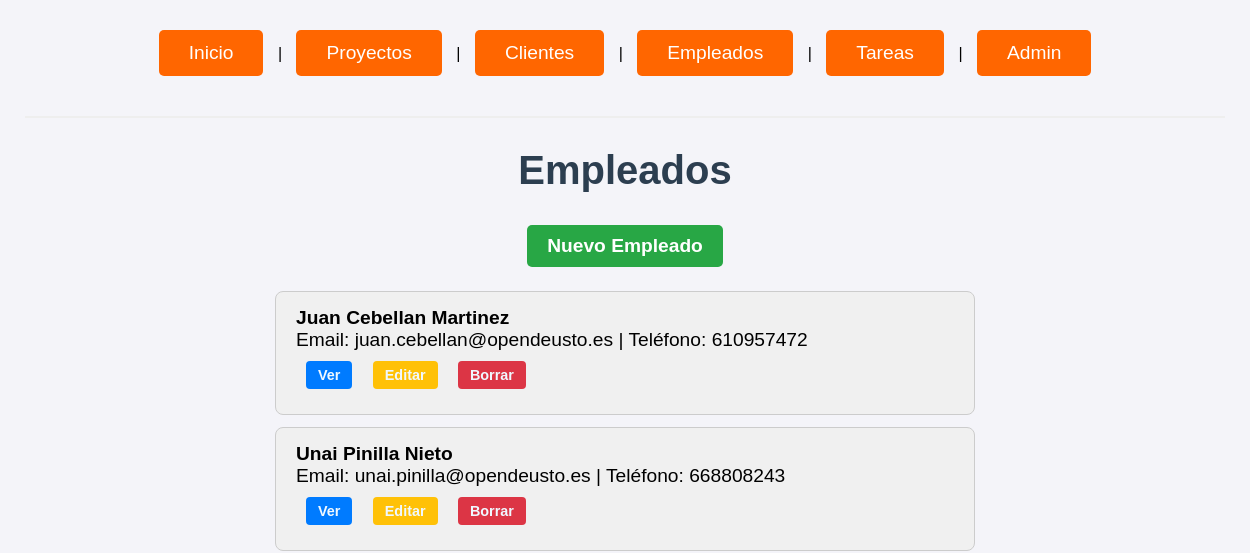
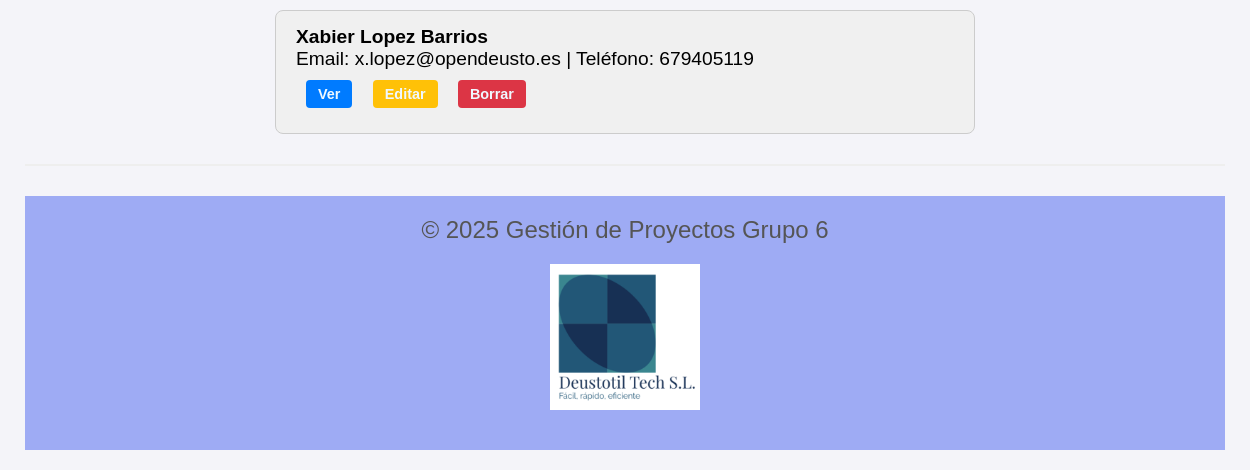
/empleados/, run on an earlier commit of the app's database (2 pictures, top to bottom).
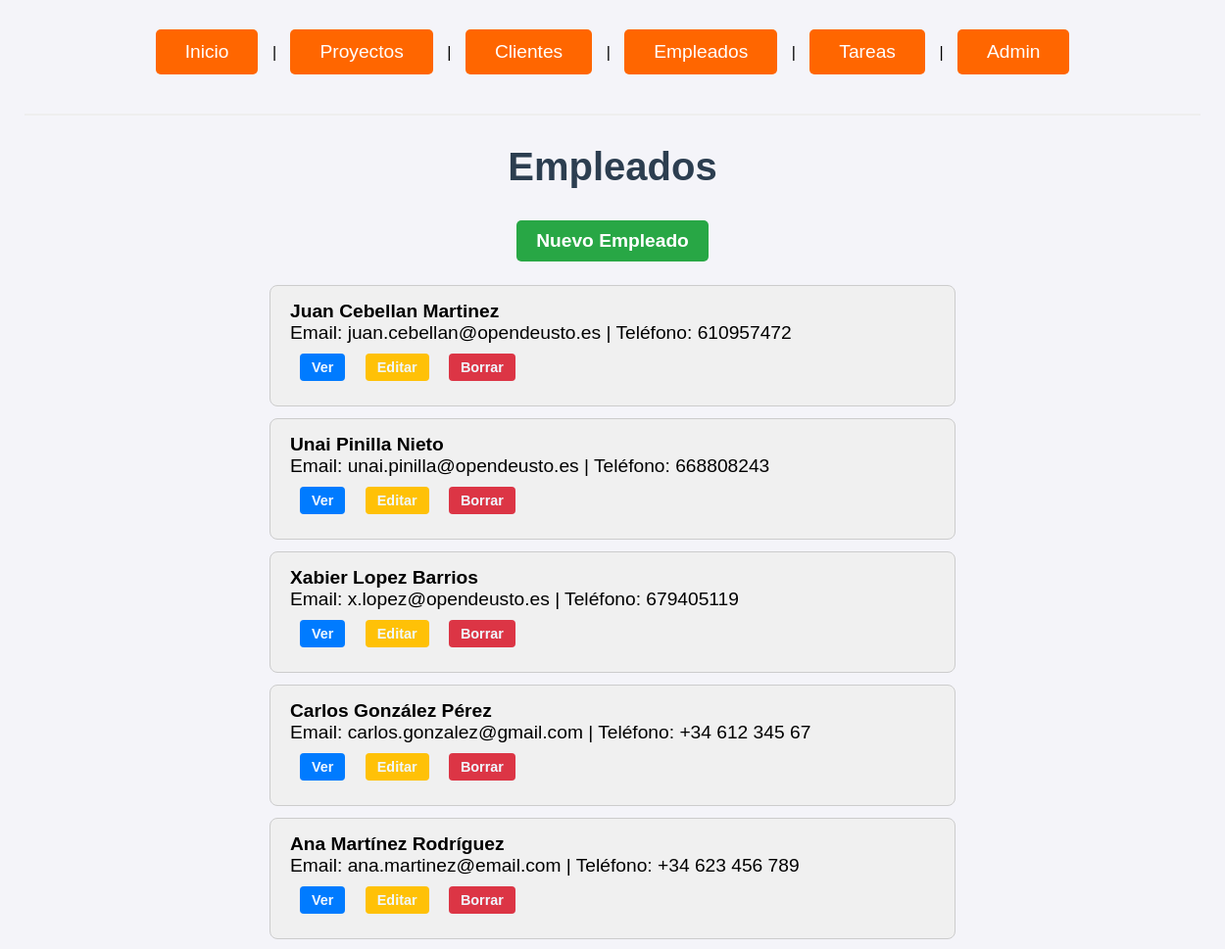
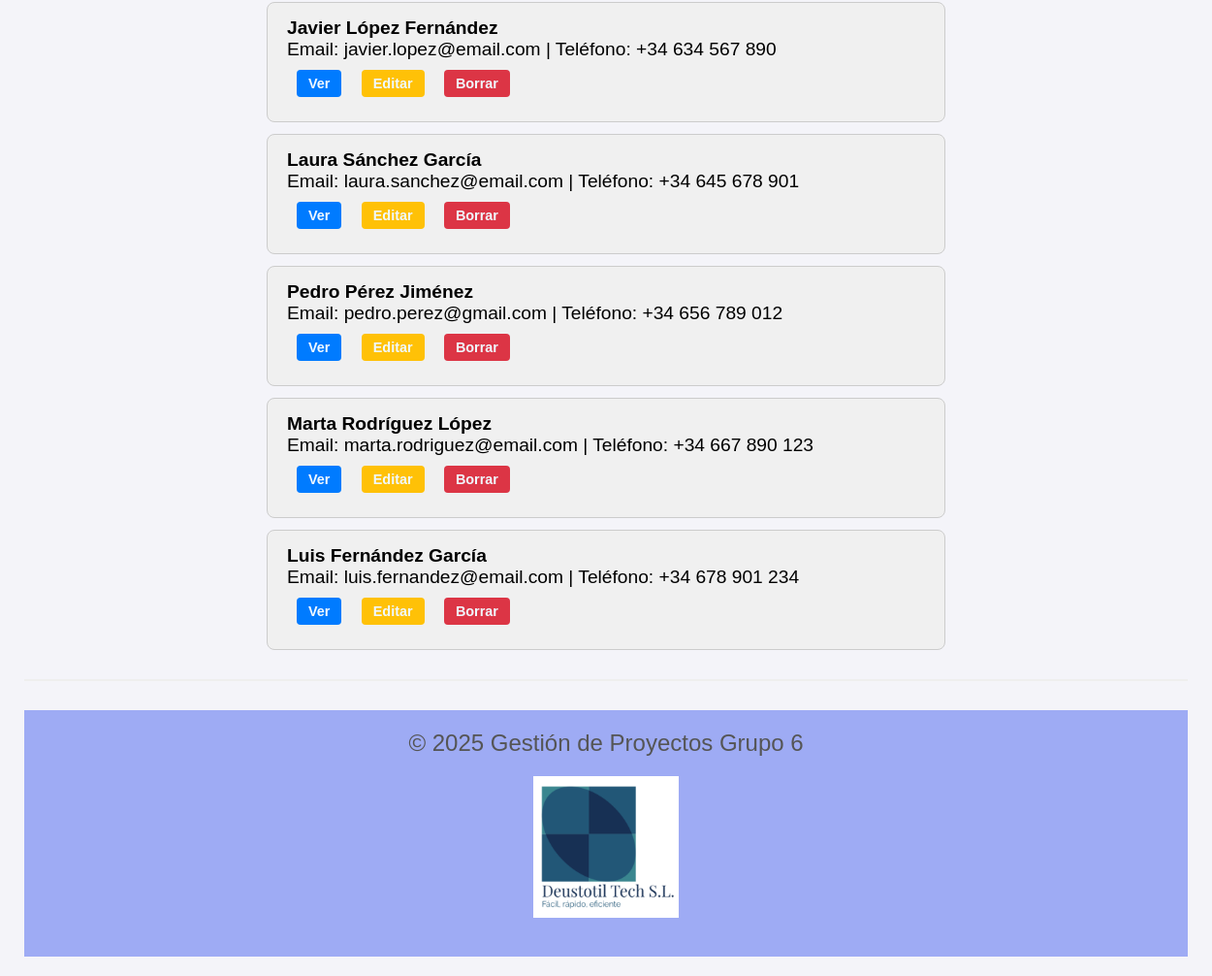
And on a later commit of the database (2 pictures, top to bottom).
### gestion_produccion_G6/models.py (models this page shows, shortened)
class Empleado(models.Model):
    dni = models.CharField(max_length=10, unique=True)
    nombre = models.CharField(max_length=50)
    apellidos = models.CharField(max_length=100)
    email = models.EmailField()
    telefono = models.CharField(max_length=15)

### gestion_produccion_G6/views.py (the view)
# urls.py: path('empleados/', views.EmpleadoListView.as_view(), name='empleado_list'),
class EmpleadoListView(ListView):
    model = Empleado
    template_name = 'empleado_list.html'
    context_object_name = 'empleados'

### gestion_produccion_G6/templates/empleado_list.html
{% extends "base.html" %}
{% block content %}
<h1>Empleados</h1>
<a href="{% url 'empleado_create' %}" class="boton_crear">Nuevo Empleado</a>
<ul class="lista_general">
  {% for empleado in empleados %}
  <li class="lista">
    <strong>{{ empleado.nombre }} {{ empleado.apellidos }}</strong><br>
    Email: {{ empleado.email }} | Teléfono: {{ empleado.telefono }}<br>
    <a href="{% url 'empleado_detail' empleado.pk %}" class="boton_ver">Ver</a>
    <a href="{% url 'empleado_update' empleado.pk %}" class="boton_editar">Editar</a>
    <a href="{% url 'empleado_delete' empleado.pk %}" class="boton_eliminar">Borrar</a>
  </li>
  {% empty %}
  <li class="lista">No hay empleados disponibles.</li>
  {% endfor %}
</ul>
{% endblock %}

What changed in the data, as far as the page shows it:
added Empleado: nombre "Carlos", apellidos "González Pérez", email "carlos.gonzalez@gmail.com", telefono "+34 612 345 67"
added Empleado: nombre "Ana", apellidos "Martínez Rodríguez", email "ana.martinez@email.com", telefono "+34 623 456 789"
added Empleado: nombre "Javier", apellidos "López Fernández", email "javier.lopez@email.com", telefono "+34 634 567 890"
added Empleado: nombre "Laura", apellidos "Sánchez García", email "laura.sanchez@email.com", telefono "+34 645 678 901"
added Empleado: nombre "Pedro", apellidos "Pérez Jiménez", email "pedro.perez@gmail.com", telefono "+34 656 789 012"
added Empleado: nombre "Marta", apellidos "Rodríguez López", email "marta.rodriguez@email.com", telefono "+34 667 890 123"
added Empleado: nombre "Luis", apellidos "Fernández García", email "luis.fernandez@email.com", telefono "+34 678 901 234"
